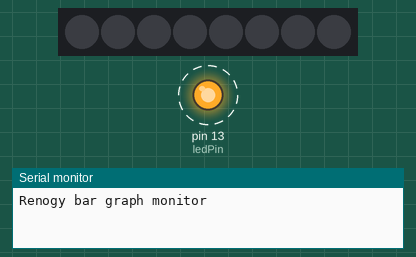
This sketch was run on a simulated Arduino Nano, built with avr-gcc and run on an emulated ATmega328P. Shown: 8 RGB LEDs in strip order, left to right, output pins drawn as LEDs (lit = HIGH), the last lines printed to the serial monitor. Dashed ring = blinking. Dim RGB values are drawn brighter than linear.

Above: at 0.1 s.
At 2.3 s:
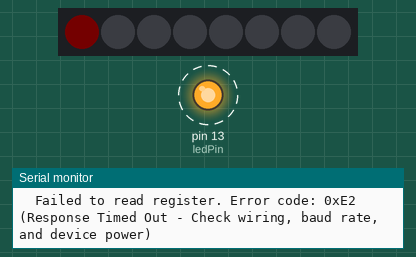
Timing chart, 0 to 130.0 s (numbered marks = the images above):
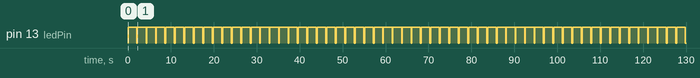

Measured:
- by itself, pin 13 (ledPin): alternates HIGH for 2.0 s and LOW for 0.20 s

The sketch:

renogybargraph.ino
```cpp
// (licence header left out)
#include <ModbusMaster.h>
#include <FastLED.h>
#include <SoftwareSerial.h>
#define NUM_LEDS 8
#define DATA_PIN 9

CRGB leds[NUM_LEDS];

const int ledPin = 13;       // white LED
const int RX_PIN = 6;
const int TX_PIN = 7;
const int MODBUS_DEVICE_ADDRESS = 255;
const int TARGET_REGISTER_ADDRESS = 0x108; //    PVamps*100 = 0x108   BatteryVolt*10 = 0x101


// Create a SoftwareSerial instance to communicate with the Modbus device.
SoftwareSerial mySerial(RX_PIN, TX_PIN);

// Create a ModbusMaster instance.
ModbusMaster node;


void setup()
{
  // Open serial communications and wait for port to open:
  Serial.begin(115200);
  Serial.println("Renogy bar graph monitor");

  pinMode(ledPin, OUTPUT);

  FastLED.addLeds<NEOPIXEL, DATA_PIN>(leds, NUM_LEDS);

  // Start the software serial port for Modbus communication.
  // IMPORTANT: Make sure this baud rate matches your Modbus device's configuration.
  mySerial.begin(9600);

  // Initialize the ModbusMaster object.
  // Pass the device address and the serial port instance.
  node.begin(MODBUS_DEVICE_ADDRESS, mySerial);

}


void loop() {
  uint8_t result;
  uint16_t registerValue;

  digitalWrite(ledPin,1);

  result = node.readHoldingRegisters(TARGET_REGISTER_ADDRESS, 1);

  // Check if the request was successful.
  if (result == node.ku8MBSuccess) {

    // The Modbus protocol is big-endian.  getResponseBuffer(0) retrieves the first 16-bit register value.
    registerValue = node.getResponseBuffer(0);

    Serial.print("Value (unsigned decimal): ");
    Serial.println(registerValue);

    // scale and display the value of current
    const int INPUT_MIN = 0;   //115;
    const int INPUT_MAX = 600; //145;
    const int HUE = 90;        // Green
    const int MAX_BRIGHTNESS = 100; // Max brightness for a lit LED
    const int MIN_BRIGHTNESS = 0;   // Brightness for an unlit LED

    float value = constrain(registerValue, INPUT_MIN, INPUT_MAX);
    float mappedValue = (value - INPUT_MIN) / (INPUT_MAX - INPUT_MIN) * NUM_LEDS;
    int numFullLeds = floor(mappedValue);
    float tipFraction = mappedValue - numFullLeds;
    uint8_t tipBrightness = int(tipFraction * (MAX_BRIGHTNESS-MIN_BRIGHTNESS))+MIN_BRIGHTNESS;
    for (int i = 0; i < NUM_LEDS; i++) {
      if (i < numFullLeds) {
        // These LEDs are fully on.
        leds[i].setHSV(HUE, 255, MAX_BRIGHTNESS);
      } else if (i == numFullLeds) {
        // This is the anti-aliased "tip" of the bar graph.
        leds[i].setHSV(HUE, 255, tipBrightness);
      } else {
        // These LEDs are off (or very dim).
        leds[i].setHSV(HUE, 255, MIN_BRIGHTNESS);
      }
    }
    if ((tipBrightness<2)&&(numFullLeds==0)) {
      leds[0].setHSV(180, 255, 2);
    }
    FastLED.show();

  } else {
    // If the request failed, print an error code for diagnostics.
    Serial.print("  Failed to read register. Error code: 0x");
    Serial.print(result, HEX);

    // Provide a human-readable explanation for common errors
    if (result == node.ku8MBInvalidSlaveID) Serial.println(" (Invalid Slave ID - Check address)");
    else if (result == node.ku8MBInvalidFunction) Serial.println(" (Invalid Function Code)");
    else if (result == node.ku8MBIllegalDataAddress) Serial.println(" (Invalid Data Address - Register doesn't exist)");
    else if (result == node.ku8MBResponseTimedOut) Serial.println(" (Response Timed Out - Check wiring, baud rate, and device power)");
    else Serial.println(" (Unknown Error)");

    // show error on the display. All LEDs blank, then first LED red.
    for (int a=0; a<NUM_LEDS; a++) {
      leds[a].setHSV(0, 255, 0);   // hue  sat  bri
    }
    leds[0].setHSV(0, 255, 10);
    FastLED.show();

  }

  digitalWrite(ledPin,0);

  // the Wanderer updates a few times a second, but the values are smoothed over about 2 seconds, so this is quite fast enough
  delay(200);

}
```
